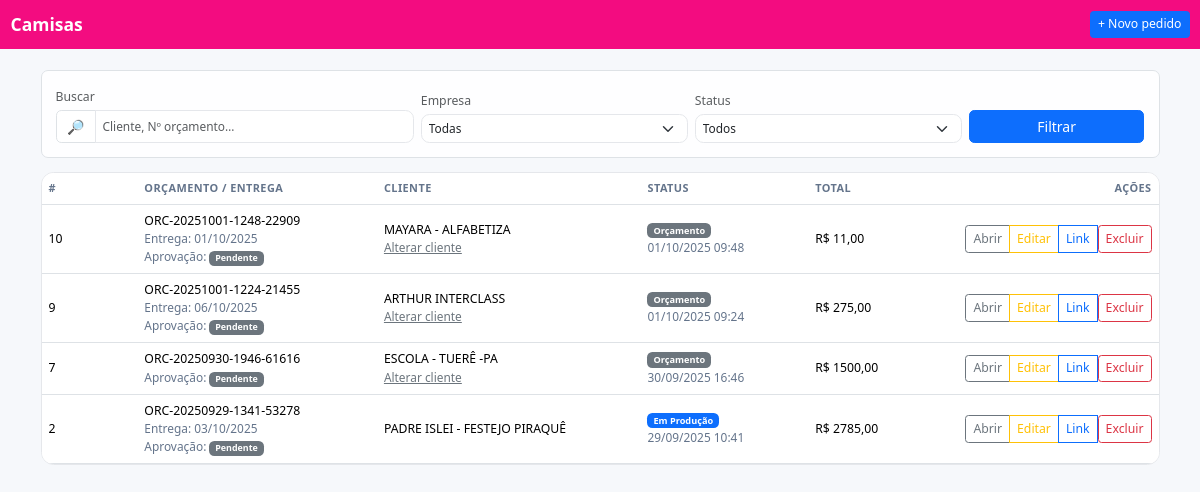
The page /pedidos/ (signed in) on the database its author committed.
### camisas/models.py (models this page shows, shortened)
class Pedido(models.Model):
    STATUS = (
        ("ORC", "Orçamento"),
        ("PEN", "Pendente"),
        ("PROD", "Em Produção"),
        ("FAT", "Faturado/Entregue"),
        ("CANC", "Cancelado"),
    )
    ETAPA_PRODUCAO = [
        ("ARTE", "Arte"),
        ("IMPRESSAO", "Impressão"),
        ("ESTAMPAGEM", "Estampagem"),
        ("ACABAMENTO", "Acabamento"),
        ("QUALIDADE", "Qualidade"),
        ("ENTREGA", "Entrega"),
    ]
    empresa = models.ForeignKey("Empresa", on_delete=models.PROTECT, related_name="pedidos")
    cliente = models.ForeignKey("Cliente", on_delete=models.PROTECT, related_name="pedidos")
    criado_em = models.DateTimeField(default=timezone.now)
    status = models.CharField(max_length=4, choices=STATUS, default="ORC")
    etapa_producao = models.CharField(
        max_length=20,
        choices=ETAPA_PRODUCAO,
        default="ARTE",
        db_index=True,
        help_text="Etapa atual no fluxo de produção (Kanban)."
    )
    observacao = models.TextField(blank=True, null=True)
    desconto_percentual = models.DecimalField(max_digits=7, decimal_places=2, default=Decimal("0.00"))
    acrescimo_percentual = models.DecimalField(max_digits=7, decimal_places=2, default=Decimal("0.00"))
    data_entrega = models.DateField(blank=True, null=True, verbose_name="Data de entrega")
    orcamento_ocultar_total = models.BooleanField(
        default=False,
        help_text="Se marcado, esconde o bloco de totais e a coluna Subtotal no orçamento."
    )
    numero_orcamento = models.CharField(max_length=40, blank=True, null=True)
    validade = models.DateField(blank=True, null=True)
    condicoes = models.TextField(blank=True, null=True)
    arte = SafeImageField(upload_to=arte_upload_to, blank=True, null=True)
    APPROVAL_CHOICES = (("PEND", "Pendente"), ("APRV", "Aprovado"), ("REJ", "Recusado"))
    approval_token = models.CharField(max_length=64, unique=True, db_index=True, default=gen_approval_token, editable=False)
    approval_status = models.CharField(max_length=4, choices=APPROVAL_CHOICES, default="PEND")
    approval_decided_at = models.DateTimeField(blank=True, null=True)
    approval_decision_ip = models.GenericIPAddressField(blank=True, null=True)
    approval_name = models.CharField(max_length=120, blank=True, null=True)
    approval_email = models.EmailField(blank=True, null=True)
    approval_comment = models.TextField(blank=True, null=True)
    approval_signature = SafeImageField(upload_to="assinaturas/%Y/%m", blank=True, null=True)
    approval_user_agent = models.TextField(blank=True, default="")
    approval_timezone = models.CharField(max_length=64, blank=True, default="")
    approval_hash = models.CharField(max_length=64, blank=True, default="")
    ART_CHOICES = (("PEND", "Pendente"), ("APRV", "Aprovado"), ("REJ", "Recusado"))
    artwork_token = models.CharField(max_length=64, unique=True, db_index=True, default=gen_approval_token, editable=False)
    artwork_status = models.CharField(max_length=4, choices=ART_CHOICES, default="PEND")
    artwork_decided_at = models.DateTimeField(blank=True, null=True)
    artwork_decision_ip = models.GenericIPAddressField(blank=True, null=True)
    artwork_name = models.CharField(max_length=120, blank=True, null=True)
    artwork_email = models.EmailField(blank=True, null=True)
    artwork_comment = models.TextField(blank=True, null=True)
    artwork_signature = SafeImageField(upload_to="assinaturas/%Y/%m", blank=True, null=True)
    artwork_user_agent = models.TextField(blank=True, default="")
    artwork_timezone = models.CharField(max_length=64, blank=True, default="")
    artwork_hash = models.CharField(max_length=64, blank=True, default="")

class Cliente(models.Model):
    empresa = models.ForeignKey(Empresa, on_delete=models.PROTECT, related_name="clientes")
    nome = models.CharField(max_length=120)
    cpf_cnpj = models.CharField(max_length=20, blank=True, null=True)
    email = models.EmailField(blank=True, null=True)
    telefone = models.CharField(max_length=30, blank=True, null=True)
    endereco = models.CharField(max_length=180, blank=True, null=True)
    observacoes = models.TextField(blank=True, null=True)
    def __str__(self) -> str:
        return self.nome

### camisas/views.py (the view)
# urls.py: path("pedidos/", views.pedido_list, name="pedido_list"),
@login_required
def pedido_list(request):
    status = request.GET.get("status") or ""
    empresa_id = request.GET.get("empresa") or ""
    q = (request.GET.get("q") or "").strip()
    qs = Pedido.objects.select_related("cliente", "empresa")
    if status:
        qs = qs.filter(status=status)
    if empresa_id:
        qs = qs.filter(empresa_id=empresa_id)
    if q:
        qs = qs.filter(
            Q(cliente__nome__icontains=q) |
            Q(numero_orcamento__icontains=q) |
            Q(approval_token__icontains=q)
        )
    totals = (
        ItemPedido.objects
        .filter(pedido__in=qs)
        .values("pedido_id")
        .annotate(total=Coalesce(Sum(LINE_TOTAL, output_field=Money), ZERO_MONEY))
    )
    tmap = {r["pedido_id"]: r["total"] for r in totals}
    rows = []
    status_dict = dict(Pedido.STATUS)
    apr_dict = dict(Pedido.APPROVAL_CHOICES)
    for p in qs.order_by("-criado_em")[:300]:
        rows.append({
            "id": p.id,
            "numero_orcamento": p.numero_orcamento,
            "data_entrega": p.data_entrega,   # 👈 incluído aqui
            "cliente_id": getattr(p.cliente, "id", None),
            "cliente": getattr(p.cliente, "nome", str(p.cliente)),
            "empresa": getattr(p.empresa, "nome_fantasia", ""),
            "status": p.status,
            "status_label": status_dict.get(p.status, p.status),
            "total": tmap.get(p.id, ZERO_MONEY),
            "criado_em": p.criado_em,
            "approval_status": p.approval_status,
            "approval_status_label": apr_dict.get(p.approval_status, p.approval_status),
            "approval_token": p.approval_token,
            "approval_decided_at": p.approval_decided_at,
            "approval_name": p.approval_name,
            "approval_email": p.approval_email,
            "approval_decision_ip": p.approval_decision_ip,
            "can_edit_client": (p.status == "ORC"),
        })
    ctx = {
        "empresas": Empresa.objects.all().order_by("nome_fantasia"),
        "rows": rows,
        "sel": {"status": status, "empresa": empresa_id, "q": q},
        "pedido": Pedido,  # para iterar STATUS no template
        "clientes_all": Cliente.objects.only("id", "nome", "cpf_cnpj").order_by("nome"),
    }
    return render(request, "camisas/pedido_list.html", ctx)

### camisas/models.py (called while the page is built)
def gen_approval_token() -> str:
    return uuid4().hex

### camisas/templates/camisas/pedido_list.html (shortened to what this page needs)
<!doctype html>
<html lang="pt-br">
<head>
  <link href="https://cdn.jsdelivr.net/npm/bootstrap@5.3.3/dist/css/bootstrap.min.css" rel="stylesheet" />
</head>
<body>
<nav class="navbar nav-pro navbar-dark">
  <div class="container-fluid">
    <a class="navbar-brand fw-bold" href="{% url 'camisas:home' %}">Camisas</a>
    <div class="ms-auto d-flex gap-2">
      <a class="btn btn-sm btn-primary" href="{% url 'camisas:pedido_create' %}">+ Novo pedido</a>
    </div>
  </div>
</nav>
<main class="container py-3 py-lg-4">
  <div class="sticky-topbar border rounded-3 p-3 mb-3 toolbar">
    <form class="row g-2 align-items-end">
      <div class="col-12 col-md-4">
        <label class="form-label small text-muted mb-1" for="q">Buscar</label>
        <div class="input-group">
          <span class="input-group-text bg-white">🔎</span>
          <input id="q" name="q" type="search" value="{{ sel.q }}" class="form-control"
                 placeholder="Cliente, Nº orçamento…">
        </div>
      </div>
      <div class="col-6 col-md-3">
        <label class="form-label small text-muted mb-1" for="emp">Empresa</label>
        <select id="emp" name="empresa" class="form-select">
          <option value="">Todas</option>
        </select>
      </div>
      <div class="col-6 col-md-3">
        <label class="form-label small text-muted mb-1" for="st">Status</label>
        <select id="st" name="status" class="form-select">
          <option value="">Todos</option>
        </select>
      </div>
      <div class="col-12 col-md-2 d-grid">
        <button class="btn btn-primary">Filtrar</button>
      </div>
    </form>
  </div>
  {% if rows %}
  <div class="card-surface overflow-hidden">
    <div class="table-responsive">
      <table class="table align-middle mb-0">
        <thead>
          <tr>
            <th style="width:8%">#</th>
            <th style="width:20%">Orçamento / Entrega</th>
            <th style="width:22%">Cliente</th>
            <th style="width:14%">Status</th>
            <th style="width:12%">Total</th>
            <th style="width:8%" class="text-end">Ações</th>
          </tr>
        </thead>
        <tbody>
          {% for r in rows %}
          <tr>
            <td class="text-monospace">{{ r.id }}</td>
            <td>
              {% if r.numero_orcamento %}
                {{ r.numero_orcamento }}
              {% else %}
                <span class="text-muted">—</span>
              {% endif %}
              {% if r.data_entrega %}
                <div class="mini">Entrega: {{ r.data_entrega|date:"d/m/Y" }}</div>
              {% endif %}
              {% if r.approval_status %}
              <div class="mini">Aprovação:
                <span class="badge {% if r.approval_status == 'APRV' %}text-bg-success{% elif r.approval_status == 'REJ' %}text-bg-danger{% else %}text-bg-secondary{% endif %}">
                  {{ r.approval_status_label }}
                </span>
              </div>
              {% endif %}
            </td>
            <td>
              {{ r.cliente }}
              {% if r.can_edit_client %}
                <div class="mini">
                  <a class="link-secondary" data-bs-toggle="collapse" href="#chg-{{ r.id }}" role="button" aria-expanded="false" aria-controls="chg-{{ r.id }}">
                    Alterar cliente
                  </a>
                </div>
              {% endif %}
            </td>
            <td>
              <span class="badge {% if r.status == 'FAT' %}text-bg-success{% elif r.status == 'PROD' %}text-bg-primary{% elif r.status == 'PEN' %}text-bg-warning{% elif r.status == 'ORC' %}text-bg-secondary{% else %}text-bg-dark{% endif %}">
                {{ r.status_label }}
              </span>
              <div class="mini">{{ r.criado_em|date:"d/m/Y H:i" }}</div>
            </td>
            <td>R$ {{ r.total|floatformat:2 }}</td>
            <td class="text-end">
              <div class="btn-group">
                <a class="btn btn-sm btn-outline-secondary" href="{% url 'camisas:pedido_detail' r.id %}">Abrir</a>
                <a class="btn btn-sm btn-outline-warning" href="{% url 'camisas:pedido_update' r.id %}">Editar</a>
                {% if r.approval_token %}
                  {% url 'camisas:orcamento_publico' token=r.approval_token as pub_path %}
                  <button class="btn btn-sm btn-outline-primary" type="button"
                          onclick="copyLink('{{ request.scheme }}://{{ request.get_host }}{{ pub_path }}', this)">
                    Link
                  </button>
                {% endif %}
                <form method="post" action="{% url 'camisas:pedido_delete' r.id %}" class="d-inline"
                      onsubmit="return confirm('Excluir o pedido #{{ r.id }}? Esta ação não pode ser desfeita.');">
                  <button class="btn btn-sm btn-outline-danger" type="submit">Excluir</button>
                </form>
              </div>
            </td>
          </tr>
          {% endfor %}
        </tbody>
      </table>
    </div>
  </div>
  {% else %}
    <div class="border rounded-3 bg-white p-4 text-center text-muted">
      Nenhum pedido encontrado.
    </div>
  {% endif %}
</main>
</body>
</html>

### camisas/templates/camisas/pedido_list.html (style rules this page uses)
:root { --ink:#0f172a;--muted:#64748b;--ring:rgba(37,99,235,.18);--g1:#f30c80;--g2:#f30c80;--base-font:14px; }
html { font-size:var(--base-font); }
body { background:#f6f8fb;color:var(--ink); }
.nav-pro { background:linear-gradient(90deg,var(--g1),var(--g2)); }
.sticky-topbar { position:sticky;top:0;z-index:20;background:#ffffffd6;backdrop-filter:blur(6px); }
.toolbar .form-control,.toolbar .form-select { border-radius:.6rem;border-color:#e5e7eb;font-size:.85rem;padding:.35rem .5rem }
.table { font-size:.875rem }
.table thead th { font-size:.78rem;text-transform:uppercase;letter-spacing:.04em;color:#64748b;border-top:0 }
.card-surface { background:#fff;border:1px solid #e5e7eb;border-radius:.9rem }
.mini { font-size:.85rem;color:var(--muted) }

### rows shown on the page
Pedido: numero_orcamento "ORC-20251001-1248-22909", data_entrega "01/10/2025", criado_em "01/10/2025 09:48"
Cliente: cliente "MAYARA - ALFABETIZA"
Pedido: numero_orcamento "ORC-20251001-1224-21455", data_entrega "06/10/2025", criado_em "01/10/2025 09:24"
Cliente: cliente "ARTHUR INTERCLASS"
Pedido: numero_orcamento "ORC-20250930-1946-61616", criado_em "30/09/2025 16:46"
Cliente: cliente "ESCOLA - TUERÊ -PA"
Pedido: numero_orcamento "ORC-20250929-1341-53278", data_entrega "03/10/2025", criado_em "29/09/2025 10:41"
Cliente: cliente "PADRE ISLEI - FESTEJO PIRAQUÊ"

### other values the page prints
{{ r.id }} "10" "9" "7" "2"
{{ r.approval_status_label }} "Pendente" "Pendente" "Pendente" "Pendente"
{{ r.status_label }} "Orçamento" "Orçamento" "Orçamento" "Em Produção"
{{ r.total|floatformat:2 }} "11,00" "275,00" "1500,00" "2785,00"
